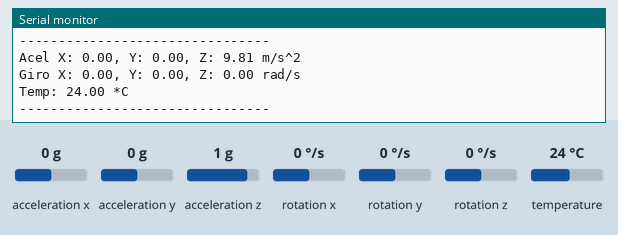
Simulated run of this sketch. Board: Arduino Uno, built with avr-gcc and run on an emulated ATmega328P. Parts: the last lines printed to the serial monitor. Inputs (shaded band) come from the test bench; at power-on: acceleration x 0 g, acceleration y 0 g, acceleration z 1 g, rotation x 0 °/s, rotation y 0 °/s, rotation z 0 °/s, temperature 24 °C.

Above: at 1.3 s.
1.4 s: acceleration x set to -1.4 g
2.9 s: acceleration y set to -1.4 g
4.4 s: acceleration z set to -1.4 g
5.9 s: rotation x set to -192 °/s
At 6.41 s:
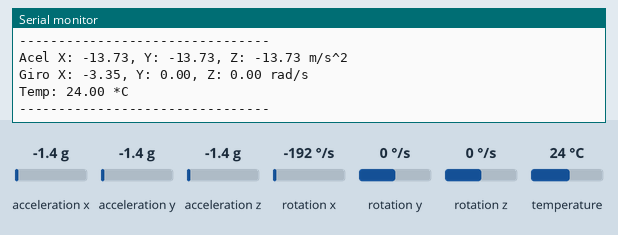
7.4 s: rotation y set to -192 °/s
At 7.94 s:
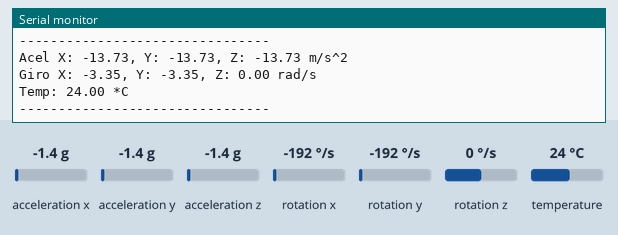

The sketch:

sketch_nov19a.ino
```cpp
#include <Adafruit_MPU6050.h>
#include <Adafruit_Sensor.h>
#include <Wire.h>

// Cria um objeto para o sensor
Adafruit_MPU6050 mpu;

void setup() {
  // Inicia a serial para vermos os dados no PC
  Serial.begin(115200);

  Serial.println("Tentando encontrar o MPU6050...");

  // Tenta iniciar o MPU6050
  if (!mpu.begin()) {
    Serial.println("Falha ao encontrar o MPU6050. Verifique a fiação!");
    // Trava aqui se não encontrar
    while (1) {
      delay(10);
    }
  }

  Serial.println("MPU6050 Encontrado!");

  // (Opcional) Configura as faixas de medição
  mpu.setAccelerometerRange(MPU6050_RANGE_8_G); // +- 8G
  mpu.setGyroRange(MPU6050_RANGE_500_DEG);      // +- 500 graus/s
  mpu.setFilterBandwidth(MPU6050_BAND_21_HZ);    // Filtro
}

void loop() {
  // Cria "eventos" (pacotes de dados)
  sensors_event_t a, g, temp;
  mpu.getEvent(&a, &g, &temp);

  // Imprime os dados do Acelerômetro (em m/s^2)
  Serial.print("Acel X: ");
  Serial.print(a.acceleration.x);
  Serial.print(", Y: ");
  Serial.print(a.acceleration.y);
  Serial.print(", Z: ");
  Serial.print(a.acceleration.z);
  Serial.println(" m/s^2");

  // Imprime os dados do Giroscópio (em rad/s)
  Serial.print("Giro X: ");
  Serial.print(g.gyro.x);
  Serial.print(", Y: ");
  Serial.print(g.gyro.y);
  Serial.print(", Z: ");
  Serial.print(g.gyro.z);
  Serial.println(" rad/s");

  // Imprime a Temperatura (em °C)
  Serial.print("Temp: ");
  Serial.print(temp.temperature);
  Serial.println(" *C");

  Serial.println("--------------------------------");

  delay(500); // Meio segundo de espera
}
```

Measured:
- after the input at 5.9 s, the serial monitor: prints a new line after 0.20 s (image 1)
- after the input at 7.4 s, the serial monitor: prints a new line after 0.23 s (image 2)
